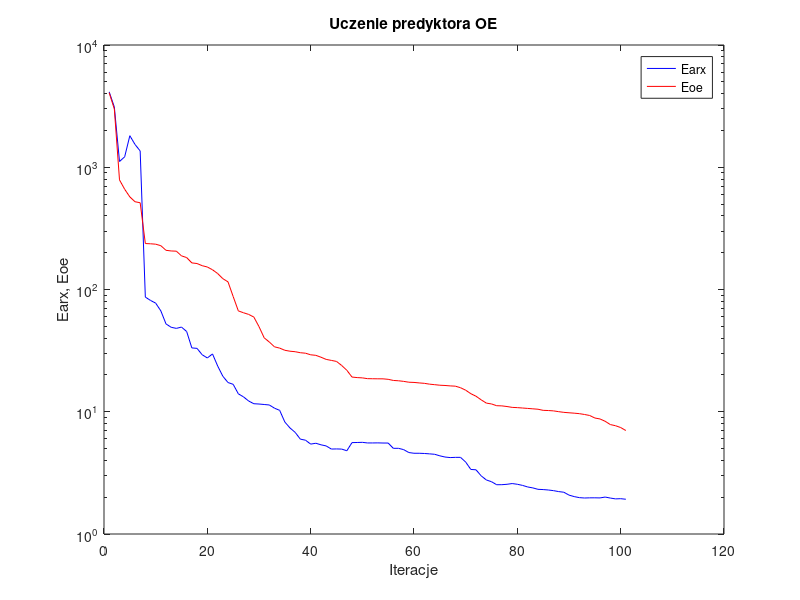
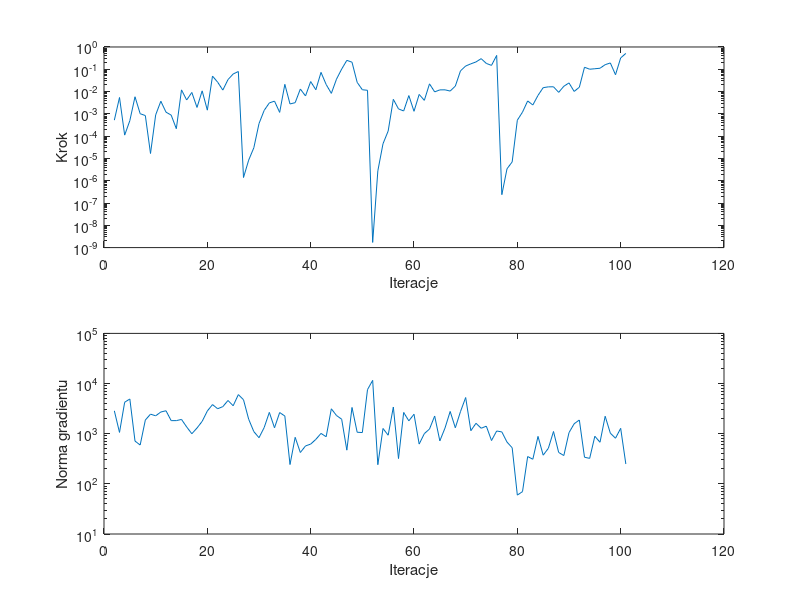

The MATLAB script that drew these images, in order:
%uczenie predyktora oe
clear all;
n=0; farx(n+1)=4.138966e+003; foe(n+1)=4.071252e+003; wspucz(n+1)=0.000000e+000; ng(n+1)=0.000000e+000;
%odnowa zmiennej metryki
n=1; farx(n+1)=3.111409e+003; foe(n+1)=2.993114e+003; krok(n+1)=5.216764e-004; ng(n+1)=2.859221e+003;
n=2; farx(n+1)=1.114497e+003; foe(n+1)=7.880328e+002; krok(n+1)=5.414124e-003; ng(n+1)=1.060926e+003;
n=3; farx(n+1)=1.217743e+003; foe(n+1)=6.608290e+002; krok(n+1)=1.112180e-004; ng(n+1)=4.241964e+003;
n=4; farx(n+1)=1.811597e+003; foe(n+1)=5.722307e+002; krok(n+1)=4.957630e-004; ng(n+1)=4.922841e+003;
n=5; farx(n+1)=1.536424e+003; foe(n+1)=5.223712e+002; krok(n+1)=5.843731e-003; ng(n+1)=7.128329e+002;
n=6; farx(n+1)=1.359730e+003; foe(n+1)=5.123643e+002; krok(n+1)=1.015069e-003; ng(n+1)=5.946335e+002;
n=7; farx(n+1)=8.666605e+001; foe(n+1)=2.376835e+002; krok(n+1)=8.389306e-004; ng(n+1)=1.871686e+003;
n=8; farx(n+1)=8.140318e+001; foe(n+1)=2.366041e+002; krok(n+1)=1.666649e-005; ng(n+1)=2.453116e+003;
n=9; farx(n+1)=7.737338e+001; foe(n+1)=2.348141e+002; krok(n+1)=8.989513e-004; ng(n+1)=2.273237e+003;
n=10; farx(n+1)=6.687116e+001; foe(n+1)=2.282601e+002; krok(n+1)=3.683227e-003; ng(n+1)=2.707820e+003;
n=11; farx(n+1)=5.229619e+001; foe(n+1)=2.092483e+002; krok(n+1)=1.191677e-003; ng(n+1)=2.866759e+003;
n=12; farx(n+1)=4.908546e+001; foe(n+1)=2.066721e+002; krok(n+1)=8.790130e-004; ng(n+1)=1.821895e+003;
n=13; farx(n+1)=4.808787e+001; foe(n+1)=2.058372e+002; krok(n+1)=2.157932e-004; ng(n+1)=1.823291e+003;
n=14; farx(n+1)=4.927340e+001; foe(n+1)=1.884390e+002; krok(n+1)=1.189399e-002; ng(n+1)=1.925409e+003;
n=15; farx(n+1)=4.530921e+001; foe(n+1)=1.824864e+002; krok(n+1)=4.187528e-003; ng(n+1)=1.364496e+003;
n=16; farx(n+1)=3.328303e+001; foe(n+1)=1.650407e+002; krok(n+1)=9.127324e-003; ng(n+1)=9.979680e+002;
n=17; farx(n+1)=3.299746e+001; foe(n+1)=1.631384e+002; krok(n+1)=1.940336e-003; ng(n+1)=1.297958e+003;
n=18; farx(n+1)=2.926584e+001; foe(n+1)=1.566261e+002; krok(n+1)=1.076348e-002; ng(n+1)=1.763633e+003;
n=19; farx(n+1)=2.753972e+001; foe(n+1)=1.527816e+002; krok(n+1)=1.464637e-003; ng(n+1)=2.835158e+003;
n=20; farx(n+1)=2.971966e+001; foe(n+1)=1.450212e+002; krok(n+1)=4.953895e-002; ng(n+1)=3.804796e+003;
n=21; farx(n+1)=2.367269e+001; foe(n+1)=1.350588e+002; krok(n+1)=2.630605e-002; ng(n+1)=3.144471e+003;
n=22; farx(n+1)=1.952095e+001; foe(n+1)=1.226517e+002; krok(n+1)=1.165868e-002; ng(n+1)=3.467307e+003;
n=23; farx(n+1)=1.733801e+001; foe(n+1)=1.154831e+002; krok(n+1)=3.452721e-002; ng(n+1)=4.593618e+003;
n=24; farx(n+1)=1.676770e+001; foe(n+1)=8.762704e+001; krok(n+1)=6.141269e-002; ng(n+1)=3.604112e+003;
n=25; farx(n+1)=1.402088e+001; foe(n+1)=6.683477e+001; krok(n+1)=7.936896e-002; ng(n+1)=6.019153e+003;
%odnowa zmiennej metryki
n=26; farx(n+1)=1.323597e+001; foe(n+1)=6.452888e+001; krok(n+1)=1.392631e-006; ng(n+1)=4.756726e+003;
n=27; farx(n+1)=1.223957e+001; foe(n+1)=6.255779e+001; krok(n+1)=8.379583e-006; ng(n+1)=1.943994e+003;
n=28; farx(n+1)=1.163269e+001; foe(n+1)=5.950411e+001; krok(n+1)=3.009506e-005; ng(n+1)=1.100438e+003;
n=29; farx(n+1)=1.156660e+001; foe(n+1)=4.969336e+001; krok(n+1)=3.656039e-004; ng(n+1)=8.319119e+002;
n=30; farx(n+1)=1.146503e+001; foe(n+1)=4.026638e+001; krok(n+1)=1.427772e-003; ng(n+1)=1.325335e+003;
n=31; farx(n+1)=1.136011e+001; foe(n+1)=3.716658e+001; krok(n+1)=3.096185e-003; ng(n+1)=2.659899e+003;
n=32; farx(n+1)=1.069405e+001; foe(n+1)=3.397162e+001; krok(n+1)=3.721397e-003; ng(n+1)=1.311247e+003;
n=33; farx(n+1)=1.026815e+001; foe(n+1)=3.315342e+001; krok(n+1)=1.163400e-003; ng(n+1)=2.642076e+003;
n=34; farx(n+1)=8.239252e+000; foe(n+1)=3.182699e+001; krok(n+1)=2.107682e-002; ng(n+1)=2.250219e+003;
n=35; farx(n+1)=7.367965e+000; foe(n+1)=3.127822e+001; krok(n+1)=2.778799e-003; ng(n+1)=2.426461e+002;
n=36; farx(n+1)=6.781700e+000; foe(n+1)=3.098580e+001; krok(n+1)=3.174920e-003; ng(n+1)=8.467072e+002;
n=37; farx(n+1)=5.968791e+000; foe(n+1)=3.040195e+001; krok(n+1)=1.299379e-002; ng(n+1)=4.215637e+002;
n=38; farx(n+1)=5.853467e+000; foe(n+1)=3.012624e+001; krok(n+1)=6.353015e-003; ng(n+1)=5.702812e+002;
n=39; farx(n+1)=5.436809e+000; foe(n+1)=2.923386e+001; krok(n+1)=2.804731e-002; ng(n+1)=6.203062e+002;
n=40; farx(n+1)=5.526017e+000; foe(n+1)=2.894246e+001; krok(n+1)=1.204622e-002; ng(n+1)=7.703733e+002;
n=41; farx(n+1)=5.365305e+000; foe(n+1)=2.792647e+001; krok(n+1)=7.266281e-002; ng(n+1)=1.012903e+003;
n=42; farx(n+1)=5.253912e+000; foe(n+1)=2.680882e+001; krok(n+1)=2.069473e-002; ng(n+1)=8.699226e+002;
n=43; farx(n+1)=4.953078e+000; foe(n+1)=2.630666e+001; krok(n+1)=8.300976e-003; ng(n+1)=3.136278e+003;
n=44; farx(n+1)=4.964693e+000; foe(n+1)=2.580459e+001; krok(n+1)=3.607652e-002; ng(n+1)=2.305554e+003;
n=45; farx(n+1)=4.950592e+000; foe(n+1)=2.390848e+001; krok(n+1)=1.019950e-001; ng(n+1)=1.944066e+003;
n=46; farx(n+1)=4.797221e+000; foe(n+1)=2.184102e+001; krok(n+1)=2.515191e-001; ng(n+1)=4.697674e+002;
n=47; farx(n+1)=5.592510e+000; foe(n+1)=1.922474e+001; krok(n+1)=2.078285e-001; ng(n+1)=3.334941e+003;
n=48; farx(n+1)=5.605053e+000; foe(n+1)=1.903018e+001; krok(n+1)=2.587965e-002; ng(n+1)=1.068793e+003;
n=49; farx(n+1)=5.621019e+000; foe(n+1)=1.892952e+001; krok(n+1)=1.207035e-002; ng(n+1)=1.053838e+003;
n=50; farx(n+1)=5.556990e+000; foe(n+1)=1.865352e+001; krok(n+1)=1.139839e-002; ng(n+1)=7.567358e+003;
%odnowa zmiennej metryki
n=51; farx(n+1)=5.557201e+000; foe(n+1)=1.862294e+001; krok(n+1)=1.705704e-009; ng(n+1)=1.157266e+004;
n=52; farx(n+1)=5.564639e+000; foe(n+1)=1.859872e+001; krok(n+1)=2.775761e-006; ng(n+1)=2.408206e+002;
n=53; farx(n+1)=5.548490e+000; foe(n+1)=1.858914e+001; krok(n+1)=4.554340e-005; ng(n+1)=1.270604e+003;
n=54; farx(n+1)=5.547166e+000; foe(n+1)=1.841977e+001; krok(n+1)=1.697983e-004; ng(n+1)=9.332832e+002;
n=55; farx(n+1)=5.020907e+000; foe(n+1)=1.803558e+001; krok(n+1)=4.483426e-003; ng(n+1)=3.406528e+003;
n=56; farx(n+1)=5.022803e+000; foe(n+1)=1.792396e+001; krok(n+1)=1.667309e-003; ng(n+1)=3.192344e+002;
n=57; farx(n+1)=4.899536e+000; foe(n+1)=1.772083e+001; krok(n+1)=1.345435e-003; ng(n+1)=2.652303e+003;
n=58; farx(n+1)=4.637914e+000; foe(n+1)=1.744264e+001; krok(n+1)=6.607631e-003; ng(n+1)=1.804846e+003;
n=59; farx(n+1)=4.575878e+000; foe(n+1)=1.737419e+001; krok(n+1)=1.302087e-003; ng(n+1)=2.443041e+003;
n=60; farx(n+1)=4.575755e+000; foe(n+1)=1.721433e+001; krok(n+1)=7.444102e-003; ng(n+1)=6.211360e+002;
n=61; farx(n+1)=4.557066e+000; foe(n+1)=1.708003e+001; krok(n+1)=4.042588e-003; ng(n+1)=1.003372e+003;
n=62; farx(n+1)=4.524919e+000; foe(n+1)=1.681774e+001; krok(n+1)=2.219272e-002; ng(n+1)=1.239387e+003;
n=63; farx(n+1)=4.488273e+000; foe(n+1)=1.665362e+001; krok(n+1)=9.677825e-003; ng(n+1)=2.251520e+003;
n=64; farx(n+1)=4.360264e+000; foe(n+1)=1.648349e+001; krok(n+1)=1.189399e-002; ng(n+1)=7.188166e+002;
n=65; farx(n+1)=4.262167e+000; foe(n+1)=1.640327e+001; krok(n+1)=1.196341e-002; ng(n+1)=1.296821e+003;
n=66; farx(n+1)=4.218582e+000; foe(n+1)=1.627476e+001; krok(n+1)=1.053841e-002; ng(n+1)=2.777653e+003;
n=67; farx(n+1)=4.235763e+000; foe(n+1)=1.619335e+001; krok(n+1)=1.763378e-002; ng(n+1)=1.311723e+003;
n=68; farx(n+1)=4.236583e+000; foe(n+1)=1.572787e+001; krok(n+1)=8.512166e-002; ng(n+1)=2.767351e+003;
n=69; farx(n+1)=3.877122e+000; foe(n+1)=1.500984e+001; krok(n+1)=1.400181e-001; ng(n+1)=5.261579e+003;
n=70; farx(n+1)=3.374120e+000; foe(n+1)=1.405160e+001; krok(n+1)=1.752988e-001; ng(n+1)=1.148557e+003;
n=71; farx(n+1)=3.351207e+000; foe(n+1)=1.339617e+001; krok(n+1)=2.134155e-001; ng(n+1)=1.611535e+003;
n=72; farx(n+1)=2.991495e+000; foe(n+1)=1.251989e+001; krok(n+1)=2.997685e-001; ng(n+1)=1.284272e+003;
n=73; farx(n+1)=2.767382e+000; foe(n+1)=1.176974e+001; krok(n+1)=1.827549e-001; ng(n+1)=1.412686e+003;
n=74; farx(n+1)=2.677494e+000; foe(n+1)=1.158420e+001; krok(n+1)=1.495129e-001; ng(n+1)=7.313034e+002;
n=75; farx(n+1)=2.530183e+000; foe(n+1)=1.120626e+001; krok(n+1)=4.188878e-001; ng(n+1)=1.132007e+003;
%odnowa zmiennej metryki
n=76; farx(n+1)=2.531503e+000; foe(n+1)=1.117055e+001; krok(n+1)=2.368223e-007; ng(n+1)=1.084885e+003;
n=77; farx(n+1)=2.550857e+000; foe(n+1)=1.103441e+001; krok(n+1)=3.430845e-006; ng(n+1)=6.802235e+002;
n=78; farx(n+1)=2.586311e+000; foe(n+1)=1.085847e+001; krok(n+1)=6.975132e-006; ng(n+1)=5.250875e+002;
n=79; farx(n+1)=2.551567e+000; foe(n+1)=1.080816e+001; krok(n+1)=5.202718e-004; ng(n+1)=5.963458e+001;
n=80; farx(n+1)=2.498322e+000; foe(n+1)=1.072932e+001; krok(n+1)=1.194415e-003; ng(n+1)=7.002632e+001;
n=81; farx(n+1)=2.425456e+000; foe(n+1)=1.064935e+001; krok(n+1)=3.792794e-003; ng(n+1)=3.502010e+002;
n=82; farx(n+1)=2.382814e+000; foe(n+1)=1.056761e+001; krok(n+1)=2.501815e-003; ng(n+1)=3.095274e+002;
n=83; farx(n+1)=2.320024e+000; foe(n+1)=1.048627e+001; krok(n+1)=6.727259e-003; ng(n+1)=8.834735e+002;
n=84; farx(n+1)=2.309300e+000; foe(n+1)=1.026854e+001; krok(n+1)=1.496365e-002; ng(n+1)=3.731688e+002;
n=85; farx(n+1)=2.290758e+000; foe(n+1)=1.023314e+001; krok(n+1)=1.626130e-002; ng(n+1)=5.106309e+002;
n=86; farx(n+1)=2.262954e+000; foe(n+1)=1.016654e+001; krok(n+1)=1.638172e-002; ng(n+1)=1.106214e+003;
n=87; farx(n+1)=2.222969e+000; foe(n+1)=1.001638e+001; krok(n+1)=9.213222e-003; ng(n+1)=4.225322e+002;
n=88; farx(n+1)=2.196201e+000; foe(n+1)=9.887593e+000; krok(n+1)=1.729712e-002; ng(n+1)=3.669166e+002;
n=89; farx(n+1)=2.080616e+000; foe(n+1)=9.809387e+000; krok(n+1)=2.440235e-002; ng(n+1)=1.050082e+003;
n=90; farx(n+1)=2.023152e+000; foe(n+1)=9.737248e+000; krok(n+1)=1.012183e-002; ng(n+1)=1.579776e+003;
n=91; farx(n+1)=1.983843e+000; foe(n+1)=9.648891e+000; krok(n+1)=1.565005e-002; ng(n+1)=1.874903e+003;
n=92; farx(n+1)=1.970093e+000; foe(n+1)=9.498835e+000; krok(n+1)=1.232694e-001; ng(n+1)=3.394857e+002;
n=93; farx(n+1)=1.976445e+000; foe(n+1)=9.321285e+000; krok(n+1)=1.005379e-001; ng(n+1)=3.221486e+002;
n=94; farx(n+1)=1.977232e+000; foe(n+1)=8.888082e+000; krok(n+1)=1.057059e-001; ng(n+1)=8.894412e+002;
n=95; farx(n+1)=1.973119e+000; foe(n+1)=8.732027e+000; krok(n+1)=1.111619e-001; ng(n+1)=6.748086e+002;
n=96; farx(n+1)=2.005556e+000; foe(n+1)=8.355129e+000; krok(n+1)=1.607119e-001; ng(n+1)=2.227678e+003;
n=97; farx(n+1)=1.967940e+000; foe(n+1)=7.855019e+000; krok(n+1)=1.919924e-001; ng(n+1)=1.024249e+003;
n=98; farx(n+1)=1.937680e+000; foe(n+1)=7.688198e+000; krok(n+1)=5.680644e-002; ng(n+1)=8.120185e+002;
n=99; farx(n+1)=1.945090e+000; foe(n+1)=7.427738e+000; krok(n+1)=3.224739e-001; ng(n+1)=1.279044e+003;
n=100; farx(n+1)=1.924177e+000; foe(n+1)=7.021114e+000; krok(n+1)=5.154350e-001; ng(n+1)=2.488488e+002;

figure; semilogy(farx,'b'); hold on; semilogy(foe,'r'); xlabel('Iteracje'); ylabel('Earx, Eoe'); legend('Earx','Eoe'); title('Uczenie predyktora OE');
figure; subplot(2,1,1); semilogy(krok); xlabel('Iteracje'); ylabel('Krok');
subplot(2,1,2); semilogy(ng); xlabel('Iteracje'); ylabel('Norma gradientu');
Earx=farx(n+1)
Eoe=foe(n+1)
